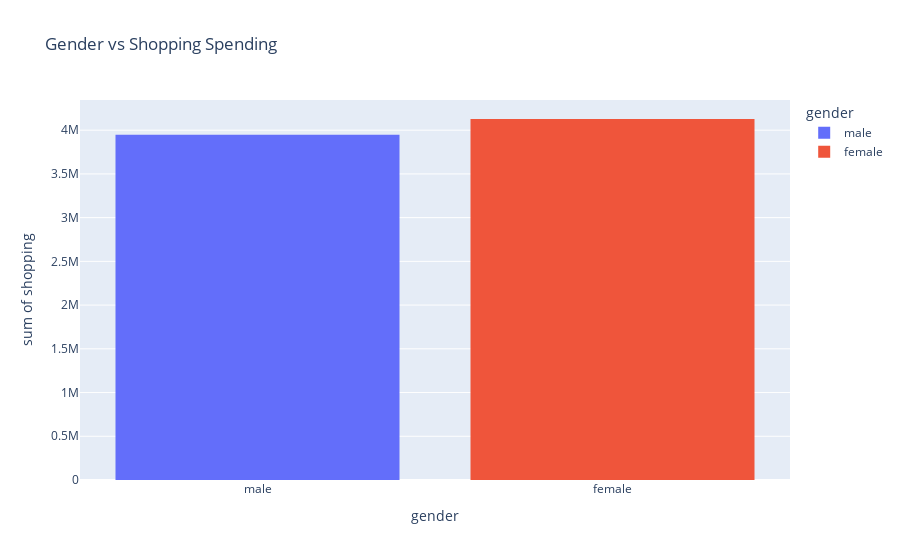

Here is the notebook cell this chart was saved with:
### Markdown cell above
### Using plotly for Age VS Shopping

### Code cell
ex.histogram(user_data, x='gender', y='shopping', color='gender',  title='Gender vs Shopping Spending')

### Figure 1 — Plotly figure (JSON) as saved in the notebook; plotly's stock layout.template omitted (floating-point values rounded to 4 significant figures; data arrays with more than 128 entries replaced by an {"elided": "..."} marker saying what was removed)
{"data": [{"alignmentgroup": "True", "bingroup": "x", "histfunc": "sum", "hovertemplate": "gender=%{x}<br>sum of shopping=%{y}<extra></extra>", "legendgroup": "male", "marker": {"color": "#636efa", "pattern": {"shape": ""}}, "name": "male", "offsetgroup": "male", "orientation": "v", "showlegend": true, "type": "histogram", "x": {"elided": "488 str values"}, "xaxis": "x", "y": {"elided": "488 int values"}, "yaxis": "y"}, {"alignmentgroup": "True", "bingroup": "x", "histfunc": "sum", "hovertemplate": "gender=%{x}<br>sum of shopping=%{y}<extra></extra>", "legendgroup": "female", "marker": {"color": "#EF553B", "pattern": {"shape": ""}}, "name": "female", "offsetgroup": "female", "orientation": "v", "showlegend": true, "type": "histogram", "x": {"elided": "513 str values"}, "xaxis": "x", "y": {"elided": "513 int values"}, "yaxis": "y"}], "layout": {"barmode": "relative", "legend": {"title": {"text": "gender"}, "tracegroupgap": 0}, "title": {"text": "Gender vs Shopping Spending"}, "xaxis": {"anchor": "y", "categoryarray": ["male", "female"], "categoryorder": "array", "domain": [0, 1], "title": {"text": "gender"}}, "yaxis": {"anchor": "x", "domain": [0, 1], "title": {"text": "sum of shopping"}}}}
